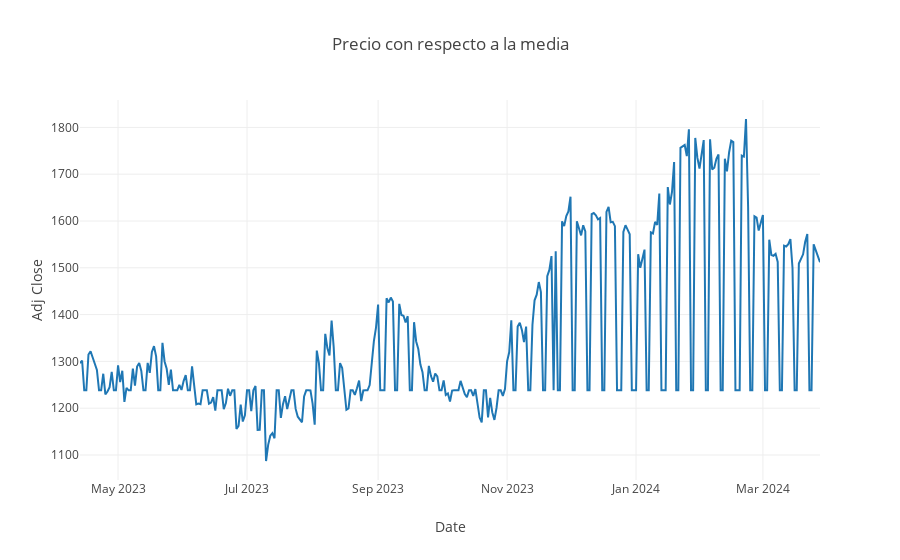

The notebook cell saved with this chart:
### Markdown cell above
Visuzalizamos los precios de Mercado Libre de acuerdo al plazo de un año.

### Code cell
fig = px.line(df, x=df.index, y="Adj Close",template = "none", title="Precio con respecto a la media")
fig.update_traces(textposition = "top center")
fig.show()

### Figure 1 — Plotly figure (JSON) as saved in the notebook; plotly's stock layout.template omitted (floating-point values rounded to 4 significant figures; data arrays with more than 128 entries replaced by an {"elided": "..."} marker saying what was removed)
{"data": [{"hovertemplate": "Date=%{x}<br>Adj Close=%{y}<extra></extra>", "legendgroup": "", "line": {"color": "#1F77B4", "dash": "solid"}, "marker": {"symbol": "circle"}, "mode": "lines", "name": "", "orientation": "v", "showlegend": false, "textposition": "top center", "type": "scatter", "x": {"elided": "351 str values"}, "xaxis": "x", "y": {"elided": "351 float values"}, "yaxis": "y"}], "layout": {"legend": {"tracegroupgap": 0}, "title": {"text": "Precio con respecto a la media"}, "xaxis": {"anchor": "y", "domain": [0, 1], "title": {"text": "Date"}}, "yaxis": {"anchor": "x", "domain": [0, 1], "title": {"text": "Adj Close"}}}}
